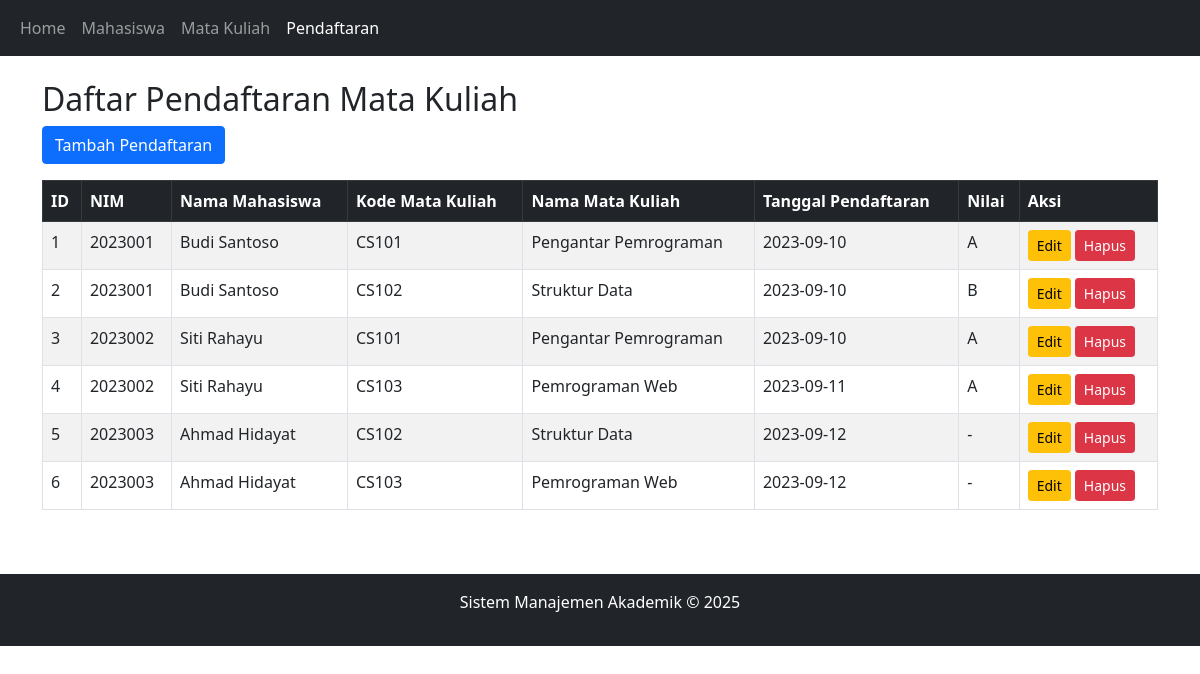
/Project/index.php?action=enrollments, run on the app's committed database.
### tables this page shows
CREATE TABLE `enrollments` (
  `id` int(11) NOT NULL,
  `student_id` int(11) NOT NULL,
  `course_id` int(11) NOT NULL,
  `enrollment_date` date NOT NULL,
  `grade` varchar(2) DEFAULT NULL
);

CREATE TABLE `students` (
  `id` int(11) NOT NULL,
  `name` varchar(100) NOT NULL,
  `nim` varchar(20) NOT NULL,
  `phone` varchar(15) NOT NULL,
  `join_date` date NOT NULL
);

CREATE TABLE `courses` (
  `id` int(11) NOT NULL,
  `code` varchar(10) NOT NULL,
  `name` varchar(100) NOT NULL,
  `credits` int(1) NOT NULL,
  `description` text DEFAULT NULL
);

### Project/controllers/EnrollmentController.php (called while the page is built, shortened)
<?php
require_once "models/Enrollment.php";
class EnrollmentController {
    private $enrollment;
    public function __construct() {
        $database = new Database();
        $db = $database->getConnection();
        $this->enrollment = new Enrollment($db);
    }
    public function index() {
        $result = $this->enrollment->getAll();
        include_once "views/templates/header.php";
        include_once "views/enrollments/index.php";
        include_once "views/templates/footer.php";
    }
}

### Project/models/Enrollment.php (called while the page is built, shortened)
<?php
class Enrollment {
    private $conn;
    private $table_name = "enrollments";
    public function __construct($db) {
        $this->conn = $db;
    }
    public function getAll() {
        $query = "SELECT e.id, e.student_id, e.course_id, e.enrollment_date, e.grade,
                  s.name as student_name, s.nim,
                  c.code as course_code, c.name as course_name
                  FROM " . $this->table_name . " e
                  LEFT JOIN students s ON e.student_id = s.id
                  LEFT JOIN courses c ON e.course_id = c.id
                  ORDER BY e.id ASC";
        $result = $this->conn->query($query);
        return $result;
    }
}

### Project/views/enrollments/index.php (the view)
<h2>Daftar Pendaftaran Mata Kuliah</h2>
<div class="mb-3">
    <a href="index.php?action=enrollments&method=create" class="btn btn-primary">Tambah Pendaftaran</a>
</div>
<div class="table-responsive">
    <table class="table table-striped table-bordered">
        <thead class="table-dark">
            <tr>
                <th>ID</th>
                <th>NIM</th>
                <th>Nama Mahasiswa</th>
                <th>Kode Mata Kuliah</th>
                <th>Nama Mata Kuliah</th>
                <th>Tanggal Pendaftaran</th>
                <th>Nilai</th>
                <th>Aksi</th>
            </tr>
        </thead>
        <tbody>
            <?php
            if($result->num_rows > 0) {
                while($row = $result->fetch_assoc()) {
                    echo "<tr>";
                    echo "<td>" . $row['id'] . "</td>";
                    echo "<td>" . $row['nim'] . "</td>";
                    echo "<td>" . $row['student_name'] . "</td>";
                    echo "<td>" . $row['course_code'] . "</td>";
                    echo "<td>" . $row['course_name'] . "</td>";
                    echo "<td>" . $row['enrollment_date'] . "</td>";
                    echo "<td>" . ($row['grade'] ?: '-') . "</td>";
                    echo "<td>
                            <a href='index.php?action=enrollments&method=edit&id=" . $row['id'] . "' class='btn btn-sm btn-warning'>Edit</a>
                            <a href='index.php?action=enrollments&method=delete&id=" . $row['id'] . "' class='btn btn-sm btn-danger' onclick='return confirm(\"Anda yakin ingin menghapus data pendaftaran ini?\")'>Hapus</a>
                          </td>";
                    echo "</tr>";
                }
            } else {
                echo "<tr><td colspan='8' class='text-center'>Tidak ada data pendaftaran</td></tr>";
            }
            ?>
        </tbody>
    </table>
</div>

### Project/index.php (shortened to what this page needs)
<?php
require_once 'controllers/EnrollmentController.php';
$action = isset($_GET['action']) ? $_GET['action'] : 'home';
$method = isset($_GET['method']) ? $_GET['method'] : 'index';
switch ($action) {
    case 'enrollments':
        $controller = new EnrollmentController();
        break;
}
switch ($method) {
    case 'index':
        $controller->index();
        break;
}
?>

### Project/views/templates/header.php (shortened to what this page needs)
<!DOCTYPE html>
<html lang="id">
<head>
    <link href="assets/css/bootstrap.min.css" rel="stylesheet">
</head>
<body>
    <nav class="navbar navbar-expand-lg navbar-dark bg-dark">
        <div class="container-fluid">
            <div class="collapse navbar-collapse" id="navbarNav">
                <ul class="navbar-nav">
                    <li class="nav-item">
                        <a class="nav-link <?php echo (!isset($_GET['action']) || $_GET['action'] == 'home') ? 'active' : ''; ?>" href="index.php?action=home">Home</a>
                    </li>
                    <li class="nav-item">
                        <a class="nav-link <?php echo (isset($_GET['action']) && $_GET['action'] == 'students') ? 'active' : ''; ?>" href="index.php?action=students">Mahasiswa</a>
                    </li>
                    <li class="nav-item">
                        <a class="nav-link <?php echo (isset($_GET['action']) && $_GET['action'] == 'courses') ? 'active' : ''; ?>" href="index.php?action=courses">Mata Kuliah</a>
                    </li>
                    <li class="nav-item">
                        <a class="nav-link <?php echo (isset($_GET['action']) && $_GET['action'] == 'enrollments') ? 'active' : ''; ?>" href="index.php?action=enrollments">Pendaftaran</a>
                    </li>
                </ul>
            </div>
        </div>
    </nav>
    <div class="container mt-4">

### Project/views/templates/footer.php (shortened to what this page needs)
</div>
    <footer class="bg-dark text-white text-center py-3 mt-5">
        <p>Sistem Manajemen Akademik &copy; 2025</p>
    </footer>
</body>
</html>

### data on the page
enrollments: id "1", student.nim "2023001", student.name "Budi Santoso", course.code "CS101", course.name "Pengantar Pemrograman", enrollment_date "2023-09-10", grade "A"
enrollments: id "2", student.nim "2023001", student.name "Budi Santoso", course.code "CS102", course.name "Struktur Data", enrollment_date "2023-09-10", grade "B"
enrollments: id "3", student.nim "2023002", student.name "Siti Rahayu", course.code "CS101", course.name "Pengantar Pemrograman", enrollment_date "2023-09-10", grade "A"
enrollments: id "4", student.nim "2023002", student.name "Siti Rahayu", course.code "CS103", course.name "Pemrograman Web", enrollment_date "2023-09-11", grade "A"
enrollments: id "5", student.nim "2023003", student.name "Ahmad Hidayat", course.code "CS102", course.name "Struktur Data", enrollment_date "2023-09-12", grade "-"
enrollments: id "6", student.nim "2023003", student.name "Ahmad Hidayat", course.code "CS103", course.name "Pemrograman Web", enrollment_date "2023-09-12", grade "-"
